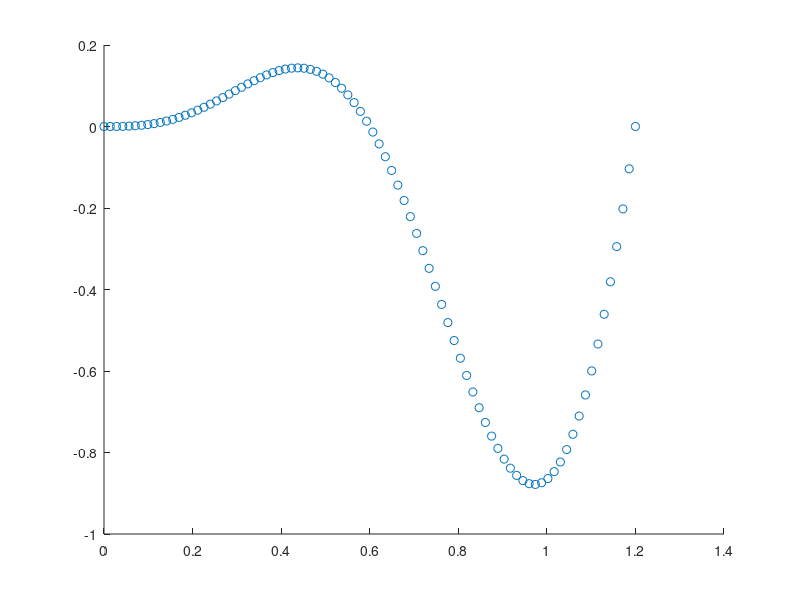

The MATLAB source for this figure: (Note: this script raises an error after producing the figure.)
%% test for Chebyshev Fit of 1D sinusoidal equation and derivatives
x = linspace(0, 1.2, 86);
f = @(x) sin(2*pi*x/1.2).*x.^2;
df = @(x) 2*x.*sin((5*pi*x)/3) + (5*pi*x.^2.*cos((5*pi*x)/3))/3;
ddf = @(x) 2*sin((5*pi*x)/3) - (25*pi^2*x.^2.*sin((5*pi*x)/3))/9 + (20*pi*x.*cos((5*pi*x)/3))/3;
dddf = @(x) 10*pi*cos((5*pi*x)/3) - (50*pi^2*x.*sin((5*pi*x)/3))/3 - (125*pi^3*x.^2.*cos((5*pi*x)/3))/27;

fx = f(x);
dfx = df(x);
d2fx = ddf(x);
d3fx = dddf(x);
scatter(x,fx)

%%


b = ChebyshevPolyFit(12,x,fx);
b.find_coefficients
% b.plot_data_and_fit
fitC = b.fitPoly;
scatter(x,d3fx)
hold on;
fitC.plot_deriv(x,3)
hold off;